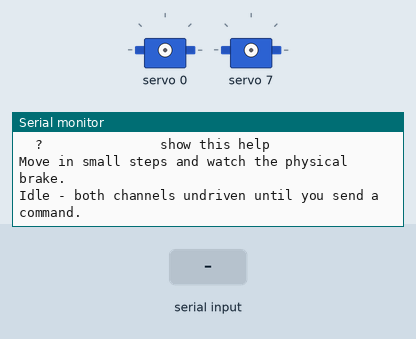
This sketch was run on a simulated ESP32. Shown: 2 × servo, the last lines printed to the serial monitor. The inputs (shaded band) are chosen by the test bench.

Above: at 1.4 s.
1.5 s: "R90\n" received over Serial
At 2.0 s:
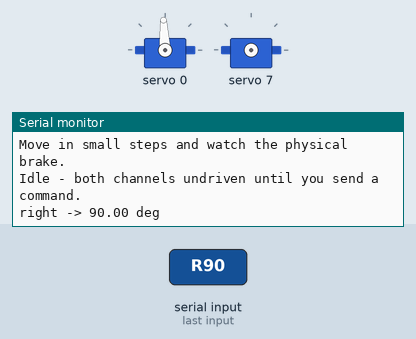
3.0 s: "L90\n" received over Serial
At 4.4 s:
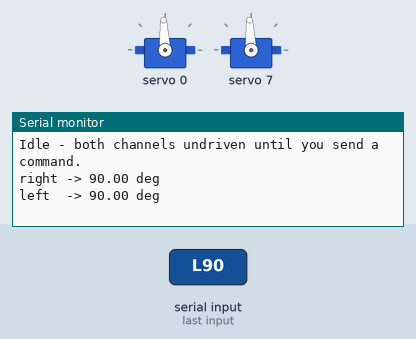

The sketch:

brake_servo_calibration.ino
```cpp
// Standalone tool for finding the engaged/released angles of the two
// mechanical brake servos. NOT part of the main firmware - flash this
// sketch by itself, on the bench, with the vehicle able to move freely
// (wheels off the ground) so you can watch each brake mechanism actuate.
//
// Right brake servo = PCA9685 channel 0
// Left  brake servo = PCA9685 channel 7
// (see pins.h in the main firmware - PCA_CH_RIGHT_BRAKE_SERVO / _LEFT_ -
// keep these two constants in agreement with pins.h or a channel number will
// silently mean different servos between this tool and the main firmware)
//
// Usage: open the Serial Monitor at 115200 baud, line ending "Newline".
// Type a command and press Enter:
//   R90        -> right brake servo to 90 degrees
//   L45        -> left brake servo to 45 degrees
//   R120 L60   -> both in one line, space-separated
//   ?          -> print this help again
//
// Move each servo through its range in small steps (e.g. 10 degrees at a
// time) and watch the physical brake mechanism. Note the angle where it
// FIRST fully engages and the angle where it is FULLY released with no
// drag - those two numbers per side are what config.h needs
// (BRAKE_SERVO_RIGHT_ENGAGED_DEG etc.) to wire this into the main firmware.
//
// Nothing here assumes an angle is safe - it starts idle (no channel driven)
// until you send a command, so a wrong first guess can't slam anything.

#include <Wire.h>
#include <Adafruit_PWMServoDriver.h>
int SERVO_PWM_FREQ_HZ = 50;
constexpr int PCA_CH_RIGHT_BRAKE_SERVO = 0;
constexpr int PCA_CH_LEFT_BRAKE_SERVO  = 7;
// Generous standard hobby-servo pulse range. If a servo buzzes/strains at
// either extreme without actually reaching the angle you asked for, its
// real range is narrower than this - back off the min/max here rather than
// the requested angle.
constexpr int SERVO_PULSE_MIN_US = 500;   // ~0 degrees
constexpr int SERVO_PULSE_MAX_US = 2500;  // ~180 degrees

Adafruit_PWMServoDriver pca = Adafruit_PWMServoDriver(0x40);

int angleToTicks(float angleDeg) {
    angleDeg = constrain(angleDeg, 0.0f, 180.0f);
    float pulseUs = SERVO_PULSE_MIN_US +
        (angleDeg / 180.0f) * (SERVO_PULSE_MAX_US - SERVO_PULSE_MIN_US);
    float periodUs = 1000000.0f / SERVO_PWM_FREQ_HZ;
    return (int)(pulseUs / periodUs * 4096.0f + 0.5f);
}

void setServoAngle(int channel, float angleDeg) {
    pca.setPWM(channel, 0, angleToTicks(angleDeg));
}

void printHelp() {
    Serial.println();
    Serial.println("Brake servo calibration tool");
    Serial.println("  R<angle>        e.g. R90");
    Serial.println("  L<angle>        e.g. L45");
    Serial.println("  R<angle> L<angle>   both at once, e.g. R120 L60");
    Serial.println("  ?               show this help");
    Serial.println("Move in small steps and watch the physical brake.");
    Serial.println();
}

void handleToken(const String &token) {
    if (token.length() < 2) return;
    char side = token.charAt(0);
    float angle = token.substring(1).toFloat();
    if (side == 'R' || side == 'r') {
        setServoAngle(PCA_CH_RIGHT_BRAKE_SERVO, angle);
        Serial.print("right -> "); Serial.print(angle); Serial.println(" deg");
    } else if (side == 'L' || side == 'l') {
        setServoAngle(PCA_CH_LEFT_BRAKE_SERVO, angle);
        Serial.print("left  -> "); Serial.print(angle); Serial.println(" deg");
    }
}

void setup() {
    Serial.begin(115200);
    delay(200);
    Wire.begin();
    pca.begin();
    pca.setPWMFreq(SERVO_PWM_FREQ_HZ);
    printHelp();
    Serial.println("Idle - both channels undriven until you send a command.");
}

void loop() {
    static String line;
    while (Serial.available()) {
        char c = Serial.read();
        if (c == '\n' || c == '\r') {
            line.trim();
            if (line == "?") {
                printHelp();
            } else if (line.length() > 0) {
                int spaceIdx = line.indexOf(' ');
                if (spaceIdx == -1) {
                    handleToken(line);
                } else {
                    handleToken(line.substring(0, spaceIdx));
                    handleToken(line.substring(spaceIdx + 1));
                }
            }
            line = "";
        } else {
            line += c;
        }
    }
}
```

Measured:
- after the input at 1.5 s, the serial monitor: prints a new line at once (image 1)
- after the input at 3.0 s, the serial monitor: prints a new line at once (image 2)
